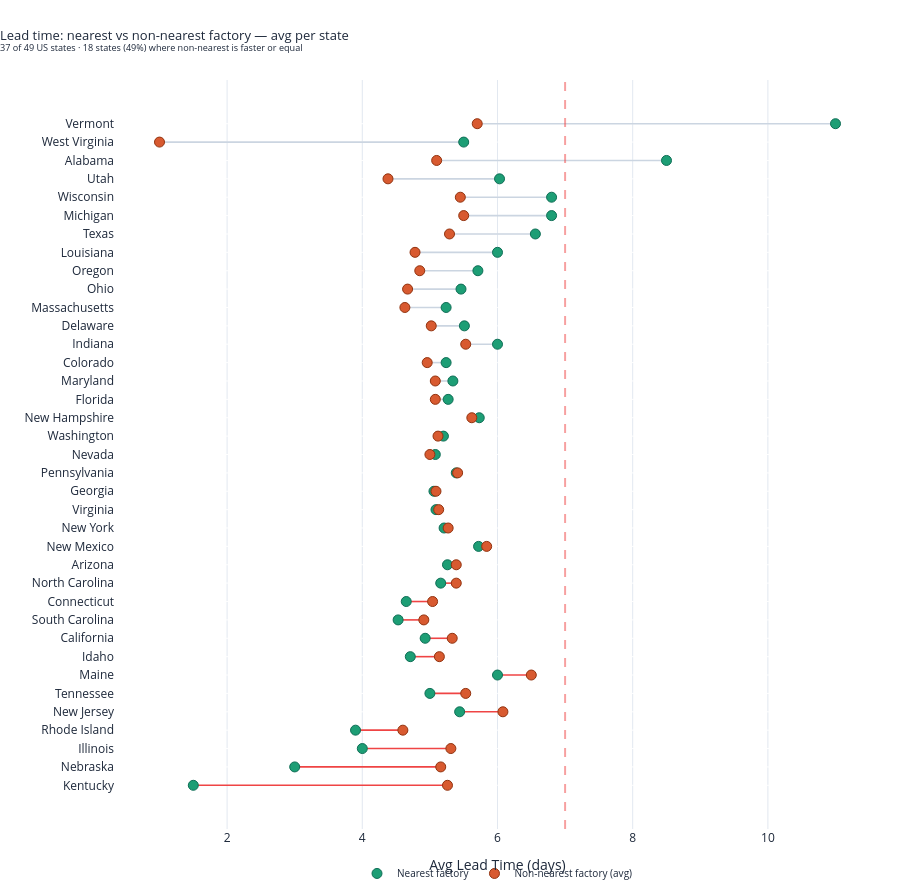

The notebook cell this image was saved under:
### Markdown cell above
The Factory × Region heatmap provides a cross-tabulated view of average lead time across all factory-region combinations — revealing lane-specific performance patterns that factory-level or region-level averages alone would obscure.

**Two cells stand out immediately as outliers:**
- **Sugar Shack → Gulf (8.2d)** — the darkest cell in the matrix and the single worst-performing lane in the network, confirmed across all prior analyses
- **The Other Factory → Interior (7.0d)** — the only other cell exceeding the 7-day delay threshold, representing the second most critical lane for operational review

**The Other Factory exhibits the widest intra-factory range** — from 3.6d (Gulf) to 7.0d (Interior), a 3.4-day spread across its four lanes. This confirms that factory-level averages mask significant route-specific variation; The Other Factory is neither uniformly fast nor uniformly slow.

**Lot's O' Nuts and Wicked Choccy's show the most consistent profiles** — all four lanes clustered within a 0.3-day range for Lot's O' Nuts (5.1d–5.4d) and a 0.1-day range for Wicked Choccy's (5.2d–5.3d). This uniformity reflects operationally stable factories with no material regional bias.

**Secret Factory** performs best on Atlantic (4.9d) and Pacific (5.0d) lanes while recording slightly higher times on Gulf (5.7d) and Interior (5.3d) — a moderate lane-level variation with no single region materially underperforming.

**Sugar Shack's Atlantic lane (6.3d)** also warrants attention — while not breaching the 7-day threshold, it records the third-highest value in the matrix and an elevated delay rate, placing it in the secondary tier of concern alongside The Other Factory → Atlantic.

### Code cell
# 9.8 — Nearest vs Non-Nearest Factory — Lead Time by State (Dumbbell Chart, Interactive)
import plotly.graph_objects as go

CA_CODES = {"ON","QC","AB","BC","MB","PE","NB","NS","NL","SK"}
US_CENTROIDS = {s: c for s, c in STATE_CENTROIDS.items()
                if s not in CA_CODES and s in df["State/Province"].unique()}

db_rows = []
excl = []
for state, (slat, slon) in US_CENTROIDS.items():
    state_df = df[df["State/Province"] == state]
    if state_df.empty:
        continue
    near_fac = min(FACTORY_COORDS.keys(),
                   key=lambda f: haversine(FACTORY_COORDS[f]["lat"], FACTORY_COORDS[f]["lon"], slat, slon))
    near_orders    = state_df[state_df["Factory"] == near_fac]
    nonnear_orders = state_df[state_df["Factory"] != near_fac]
    if near_orders.empty:
        excl.append(state)
        continue
    if nonnear_orders.empty:
        continue
    near_lt    = near_orders["Lead Time"].mean()
    nonnear_lt = nonnear_orders["Lead Time"].mean()
    db_rows.append({
        "State": state,
        "Near_Factory": near_fac,
        "Near_LT": round(near_lt, 2),
        "Nonnear_LT": round(nonnear_lt, 2),
        "LT_Gap": round(near_lt - nonnear_lt, 2),
    })

db_df = pd.DataFrame(db_rows).sort_values("LT_Gap", ascending=False)
n_alarm = int((db_df["LT_Gap"] <= 0).sum())
pct_alarm = round(n_alarm / len(db_df) * 100)

fig = go.Figure()

# Connecting line segments — red if alarm (non-nearest faster/equal), grey otherwise
for _, row in db_df.iterrows():
    line_color = "#ef4444" if row["LT_Gap"] <= 0 else "#cbd5e1"
    fig.add_trace(go.Scatter(
        x=[row["Near_LT"], row["Nonnear_LT"]], y=[row["State"], row["State"]],
        mode="lines", line=dict(color=line_color, width=1.6),
        showlegend=False, hoverinfo="skip",
    ))

# Nearest factory markers — green
fig.add_trace(go.Scatter(
    x=db_df["Near_LT"], y=db_df["State"],
    mode="markers", name="Nearest factory",
    marker=dict(color="#1d9e75", size=10, line=dict(width=1, color="#0f6e56")),
    customdata=db_df[["Near_Factory", "Nonnear_LT", "LT_Gap"]].values,
    hovertemplate=(
        "<b>%{y}</b><br>"
        "Nearest factory: <b>%{customdata[0]}</b><br>"
        "Avg lead time (nearest): <b>%{x:.2f} days</b><br>"
        "Avg lead time (non-nearest): <b>%{customdata[1]:.2f} days</b><br>"
        "Gap: <b>%{customdata[2]:.2f} days</b>"
        "<extra></extra>"
    ),
))

# Non-nearest factory markers — orange
fig.add_trace(go.Scatter(
    x=db_df["Nonnear_LT"], y=db_df["State"],
    mode="markers", name="Non-nearest factory (avg)",
    marker=dict(color="#d85a30", size=10, line=dict(width=1, color="#92330f")),
    customdata=db_df[["Near_Factory", "Near_LT", "LT_Gap"]].values,
    hovertemplate=(
        "<b>%{y}</b><br>"
        "Nearest factory: <b>%{customdata[0]}</b><br>"
        "Avg lead time (non-nearest): <b>%{x:.2f} days</b><br>"
        "Avg lead time (nearest): <b>%{customdata[1]:.2f} days</b><br>"
        "Gap: <b>%{customdata[2]:.2f} days</b>"
        "<extra></extra>"
    ),
))

# 7-day threshold reference line
fig.add_vline(x=7, line_dash="dash", line_color="#ef4444", opacity=0.5)

fig.update_layout(
    height=max(500, len(db_df) * 24),
    plot_bgcolor="white",
    paper_bgcolor="white",
    title=dict(
        text=(
            "Lead time: nearest vs non-nearest factory — avg per state<br>"
            f"<sup>{len(db_df)} of 49 US states · {n_alarm} states ({pct_alarm}%) "
            "where non-nearest is faster or equal</sup>"
        ),
        font=dict(size=13, color="#1e293b"), x=0
    ),
    xaxis=dict(
        title="Avg Lead Time (days)", gridcolor="#e2e8f0",
        tickfont=dict(color="#1e293b"), title_font=dict(color="#1e293b"),
    ),
    yaxis=dict(
        title="", tickfont=dict(color="#1e293b"),
        categoryorder="array", categoryarray=db_df["State"][::-1],
    ),
    legend=dict(
        orientation="h", yanchor="top", y=-0.04,
        xanchor="center", x=0.5,
        font=dict(size=10, color="#1e293b"),
    ),
    margin=dict(t=80, b=40, l=0, r=20),
)

fig.show()

print(f"States included: {len(db_df)}")
print(f"States where non-nearest is faster or equal: {n_alarm} ({pct_alarm}%)")
if excl:
    print(f"Excluded (nearest factory has no fulfilled orders): {', '.join(sorted(excl))}")

### Figure 1 — Plotly figure (JSON) as saved in the notebook; plotly's stock layout.template omitted (floating-point values rounded to 4 significant figures)
{"data": [{"hoverinfo": "skip", "line": {"color": "#cbd5e1", "width": 1.6}, "mode": "lines", "showlegend": false, "type": "scatter", "x": [11, 5.7], "y": ["Vermont", "Vermont"]}, {"hoverinfo": "skip", "line": {"color": "#cbd5e1", "width": 1.6}, "mode": "lines", "showlegend": false, "type": "scatter", "x": [5.5, 1], "y": ["West Virginia", "West Virginia"]}, {"hoverinfo": "skip", "line": {"color": "#cbd5e1", "width": 1.6}, "mode": "lines", "showlegend": false, "type": "scatter", "x": [8.5, 5.1], "y": ["Alabama", "Alabama"]}, {"hoverinfo": "skip", "line": {"color": "#cbd5e1", "width": 1.6}, "mode": "lines", "showlegend": false, "type": "scatter", "x": [6.03, 4.38], "y": ["Utah", "Utah"]}, {"hoverinfo": "skip", "line": {"color": "#cbd5e1", "width": 1.6}, "mode": "lines", "showlegend": false, "type": "scatter", "x": [6.8, 5.45], "y": ["Wisconsin", "Wisconsin"]}, {"hoverinfo": "skip", "line": {"color": "#cbd5e1", "width": 1.6}, "mode": "lines", "showlegend": false, "type": "scatter", "x": [6.8, 5.5], "y": ["Michigan", "Michigan"]}, {"hoverinfo": "skip", "line": {"color": "#cbd5e1", "width": 1.6}, "mode": "lines", "showlegend": false, "type": "scatter", "x": [6.56, 5.29], "y": ["Texas", "Texas"]}, {"hoverinfo": "skip", "line": {"color": "#cbd5e1", "width": 1.6}, "mode": "lines", "showlegend": false, "type": "scatter", "x": [6, 4.78], "y": ["Louisiana", "Louisiana"]}, {"hoverinfo": "skip", "line": {"color": "#cbd5e1", "width": 1.6}, "mode": "lines", "showlegend": false, "type": "scatter", "x": [5.71, 4.85], "y": ["Oregon", "Oregon"]}, {"hoverinfo": "skip", "line": {"color": "#cbd5e1", "width": 1.6}, "mode": "lines", "showlegend": false, "type": "scatter", "x": [5.46, 4.67], "y": ["Ohio", "Ohio"]}, {"hoverinfo": "skip", "line": {"color": "#cbd5e1", "width": 1.6}, "mode": "lines", "showlegend": false, "type": "scatter", "x": [5.24, 4.63], "y": ["Massachusetts", "Massachusetts"]}, {"hoverinfo": "skip", "line": {"color": "#cbd5e1", "width": 1.6}, "mode": "lines", "showlegend": false, "type": "scatter", "x": [5.51, 5.02], "y": ["Delaware", "Delaware"]}, {"hoverinfo": "skip", "line": {"color": "#cbd5e1", "width": 1.6}, "mode": "lines", "showlegend": false, "type": "scatter", "x": [6, 5.53], "y": ["Indiana", "Indiana"]}, {"hoverinfo": "skip", "line": {"color": "#cbd5e1", "width": 1.6}, "mode": "lines", "showlegend": false, "type": "scatter", "x": [5.24, 4.96], "y": ["Colorado", "Colorado"]}, {"hoverinfo": "skip", "line": {"color": "#cbd5e1", "width": 1.6}, "mode": "lines", "showlegend": false, "type": "scatter", "x": [5.34, 5.08], "y": ["Maryland", "Maryland"]}, {"hoverinfo": "skip", "line": {"color": "#cbd5e1", "width": 1.6}, "mode": "lines", "showlegend": false, "type": "scatter", "x": [5.27, 5.08], "y": ["Florida", "Florida"]}, {"hoverinfo": "skip", "line": {"color": "#cbd5e1", "width": 1.6}, "mode": "lines", "showlegend": false, "type": "scatter", "x": [5.73, 5.62], "y": ["New Hampshire", "New Hampshire"]}, {"hoverinfo": "skip", "line": {"color": "#cbd5e1", "width": 1.6}, "mode": "lines", "showlegend": false, "type": "scatter", "x": [5.2, 5.12], "y": ["Washington", "Washington"]}, {"hoverinfo": "skip", "line": {"color": "#cbd5e1", "width": 1.6}, "mode": "lines", "showlegend": false, "type": "scatter", "x": [5.08, 5], "y": ["Nevada", "Nevada"]}, {"hoverinfo": "skip", "line": {"color": "#ef4444", "width": 1.6}, "mode": "lines", "showlegend": false, "type": "scatter", "x": [5.39, 5.41], "y": ["Pennsylvania", "Pennsylvania"]}, {"hoverinfo": "skip", "line": {"color": "#ef4444", "width": 1.6}, "mode": "lines", "showlegend": false, "type": "scatter", "x": [5.06, 5.09], "y": ["Georgia", "Georgia"]}, {"hoverinfo": "skip", "line": {"color": "#ef4444", "width": 1.6}, "mode": "lines", "showlegend": false, "type": "scatter", "x": [5.09, 5.13], "y": ["Virginia", "Virginia"]}, {"hoverinfo": "skip", "line": {"color": "#ef4444", "width": 1.6}, "mode": "lines", "showlegend": false, "type": "scatter", "x": [5.21, 5.27], "y": ["New York", "New York"]}, {"hoverinfo": "skip", "line": {"color": "#ef4444", "width": 1.6}, "mode": "lines", "showlegend": false, "type": "scatter", "x": [5.72, 5.84], "y": ["New Mexico", "New Mexico"]}, {"hoverinfo": "skip", "line": {"color": "#ef4444", "width": 1.6}, "mode": "lines", "showlegend": false, "type": "scatter", "x": [5.26, 5.39], "y": ["Arizona", "Arizona"]}, {"hoverinfo": "skip", "line": {"color": "#ef4444", "width": 1.6}, "mode": "lines", "showlegend": false, "type": "scatter", "x": [5.16, 5.39], "y": ["North Carolina", "North Carolina"]}, {"hoverinfo": "skip", "line": {"color": "#ef4444", "width": 1.6}, "mode": "lines", "showlegend": false, "type": "scatter", "x": [4.65, 5.04], "y": ["Connecticut", "Connecticut"]}, {"hoverinfo": "skip", "line": {"color": "#ef4444", "width": 1.6}, "mode": "lines", "showlegend": false, "type": "scatter", "x": [4.53, 4.91], "y": ["South Carolina", "South Carolina"]}, {"hoverinfo": "skip", "line": {"color": "#ef4444", "width": 1.6}, "mode": "lines", "showlegend": false, "type": "scatter", "x": [4.93, 5.33], "y": ["California", "California"]}, {"hoverinfo": "skip", "line": {"color": "#ef4444", "width": 1.6}, "mode": "lines", "showlegend": false, "type": "scatter", "x": [4.71, 5.14], "y": ["Idaho", "Idaho"]}, {"hoverinfo": "skip", "line": {"color": "#ef4444", "width": 1.6}, "mode": "lines", "showlegend": false, "type": "scatter", "x": [6, 6.5], "y": ["Maine", "Maine"]}, {"hoverinfo": "skip", "line": {"color": "#ef4444", "width": 1.6}, "mode": "lines", "showlegend": false, "type": "scatter", "x": [5, 5.53], "y": ["Tennessee", "Tennessee"]}, {"hoverinfo": "skip", "line": {"color": "#ef4444", "width": 1.6}, "mode": "lines", "showlegend": false, "type": "scatter", "x": [5.44, 6.08], "y": ["New Jersey", "New Jersey"]}, {"hoverinfo": "skip", "line": {"color": "#ef4444", "width": 1.6}, "mode": "lines", "showlegend": false, "type": "scatter", "x": [3.9, 4.6], "y": ["Rhode Island", "Rhode Island"]}, {"hoverinfo": "skip", "line": {"color": "#ef4444", "width": 1.6}, "mode": "lines", "showlegend": false, "type": "scatter", "x": [4, 5.31], "y": ["Illinois", "Illinois"]}, {"hoverinfo": "skip", "line": {"color": "#ef4444", "width": 1.6}, "mode": "lines", "showlegend": false, "type": "scatter", "x": [3, 5.16], "y": ["Nebraska", "Nebraska"]}, {"hoverinfo": "skip", "line": {"color": "#ef4444", "width": 1.6}, "mode": "lines", "showlegend": false, "type": "scatter", "x": [1.5, 5.26], "y": ["Kentucky", "Kentucky"]}, {"customdata": [["Secret Factory", 5.7, 5.3], ["Wicked Choccy's", 1, 4.5], ["The Other Factory", 5.1, 3.4], ["Lot's O' Nuts", 4.38, 1.66], ["Secret Factory", 5.45, 1.35], ["Secret Factory", 5.5, 1.3], ["The Other Factory", 5.29, 1.26], ["The Other Factory", 4.78, 1.22], ["Lot's O' Nuts", 4.85, 0.86], ["Secret Factory", 4.67, 0.79], ["Wicked Choccy's", 4.63, 0.61], ["Wicked Choccy's", 5.02, 0.49], ["Secret Factory", 5.53, 0.47], ["Lot's O' Nuts", 4.96, 0.28], ["Wicked Choccy's", 5.08, 0.26], ["Wicked Choccy's", 5.08, 0.2], ["Wicked Choccy's", 5.62, 0.1], ["Lot's O' Nuts", 5.12, 0.08], ["Lot's O' Nuts", 5, 0.08], ["Wicked Choccy's", 5.41, -0.02], ["Wicked Choccy's", 5.09, -0.03], ["Wicked Choccy's", 5.13, -0.03], ["Wicked Choccy's", 5.27, -0.06], ["Lot's O' Nuts", 5.84, -0.12], ["Lot's O' Nuts", 5.39, -0.13], ["Wicked Choccy's", 5.39, -0.23], ["Wicked Choccy's", 5.04, -0.39], ["Wicked Choccy's", 4.91, -0.39], ["Lot's O' Nuts", 5.33, -0.4], ["Lot's O' Nuts", 5.14, -0.43], ["Wicked Choccy's", 6.5, -0.5], ["The Other Factory", 5.53, -0.53], ["Wicked Choccy's", 6.08, -0.64], ["Wicked Choccy's", 4.6, -0.7], ["Secret Factory", 5.31, -1.31], ["Secret Factory", 5.16, -2.16], ["The Other Factory", 5.26, -3.76]], "hovertemplate": "<b>%{y}</b><br>Nearest factory: <b>%{customdata[0]}</b><br>Avg lead time (nearest): <b>%{x:.2f} days</b><br>Avg lead time (non-nearest): <b>%{customdata[1]:.2f} days</b><br>Gap: <b>%{customdata[2]:.2f} days</b><extra></extra>", "marker": {"color": "#1d9e75", "line": {"color": "#0f6e56", "width": 1}, "size": 10}, "mode": "markers", "name": "Nearest factory", "type": "scatter", "x": [11.0, 5.5, 8.5, 6.03, 6.8, 6.8, 6.56, 6.0, 5.71, 5.46, 5.24, 5.51, 6.0, 5.24, 5.34, 5.27, 5.73, 5.2, 5.08, 5.39, 5.06, 5.09, 5.21, 5.72, 5.26, 5.16, 4.65, 4.53, 4.93, 4.71, 6.0, 5.0, 5.44, 3.9, 4.0, 3.0, 1.5], "y": ["Vermont", "West Virginia", "Alabama", "Utah", "Wisconsin", "Michigan", "Texas", "Louisiana", "Oregon", "Ohio", "Massachusetts", "Delaware", "Indiana", "Colorado", "Maryland", "Florida", "New Hampshire", "Washington", "Nevada", "Pennsylvania", "Georgia", "Virginia", "New York", "New Mexico", "Arizona", "North Carolina", "Connecticut", "South Carolina", "California", "Idaho", "Maine", "Tennessee", "New Jersey", "Rhode Island", "Illinois", "Nebraska", "Kentucky"]}, {"customdata": [["Secret Factory", 11, 5.3], ["Wicked Choccy's", 5.5, 4.5], ["The Other Factory", 8.5, 3.4], ["Lot's O' Nuts", 6.03, 1.66], ["Secret Factory", 6.8, 1.35], ["Secret Factory", 6.8, 1.3], ["The Other Factory", 6.56, 1.26], ["The Other Factory", 6, 1.22], ["Lot's O' Nuts", 5.71, 0.86], ["Secret Factory", 5.46, 0.79], ["Wicked Choccy's", 5.24, 0.61], ["Wicked Choccy's", 5.51, 0.49], ["Secret Factory", 6, 0.47], ["Lot's O' Nuts", 5.24, 0.28], ["Wicked Choccy's", 5.34, 0.26], ["Wicked Choccy's", 5.27, 0.2], ["Wicked Choccy's", 5.73, 0.1], ["Lot's O' Nuts", 5.2, 0.08], ["Lot's O' Nuts", 5.08, 0.08], ["Wicked Choccy's", 5.39, -0.02], ["Wicked Choccy's", 5.06, -0.03], ["Wicked Choccy's", 5.09, -0.03], ["Wicked Choccy's", 5.21, -0.06], ["Lot's O' Nuts", 5.72, -0.12], ["Lot's O' Nuts", 5.26, -0.13], ["Wicked Choccy's", 5.16, -0.23], ["Wicked Choccy's", 4.65, -0.39], ["Wicked Choccy's", 4.53, -0.39], ["Lot's O' Nuts", 4.93, -0.4], ["Lot's O' Nuts", 4.71, -0.43], ["Wicked Choccy's", 6, -0.5], ["The Other Factory", 5, -0.53], ["Wicked Choccy's", 5.44, -0.64], ["Wicked Choccy's", 3.9, -0.7], ["Secret Factory", 4, -1.31], ["Secret Factory", 3, -2.16], ["The Other Factory", 1.5, -3.76]], "hovertemplate": "<b>%{y}</b><br>Nearest factory: <b>%{customdata[0]}</b><br>Avg lead time (non-nearest): <b>%{x:.2f} days</b><br>Avg lead time (nearest): <b>%{customdata[1]:.2f} days</b><br>Gap: <b>%{customdata[2]:.2f} days</b><extra></extra>", "marker": {"color": "#d85a30", "line": {"color": "#92330f", "width": 1}, "size": 10}, "mode": "markers", "name": "Non-nearest factory (avg)", "type": "scatter", "x": [5.7, 1.0, 5.1, 4.38, 5.45, 5.5, 5.29, 4.78, 4.85, 4.67, 4.63, 5.02, 5.53, 4.96, 5.08, 5.08, 5.62, 5.12, 5.0, 5.41, 5.09, 5.13, 5.27, 5.84, 5.39, 5.39, 5.04, 4.91, 5.33, 5.14, 6.5, 5.53, 6.08, 4.6, 5.31, 5.16, 5.26], "y": ["Vermont", "West Virginia", "Alabama", "Utah", "Wisconsin", "Michigan", "Texas", "Louisiana", "Oregon", "Ohio", "Massachusetts", "Delaware", "Indiana", "Colorado", "Maryland", "Florida", "New Hampshire", "Washington", "Nevada", "Pennsylvania", "Georgia", "Virginia", "New York", "New Mexico", "Arizona", "North Carolina", "Connecticut", "South Carolina", "California", "Idaho", "Maine", "Tennessee", "New Jersey", "Rhode Island", "Illinois", "Nebraska", "Kentucky"]}], "layout": {"height": 888, "legend": {"font": {"color": "#1e293b", "size": 10}, "orientation": "h", "x": 0.5, "xanchor": "center", "y": -0.04, "yanchor": "top"}, "margin": {"b": 40, "l": 0, "r": 20, "t": 80}, "paper_bgcolor": "white", "plot_bgcolor": "white", "shapes": [{"line": {"color": "#ef4444", "dash": "dash"}, "opacity": 0.5, "type": "line", "x0": 7, "x1": 7, "xref": "x", "y0": 0, "y1": 1, "yref": "y domain"}], "title": {"font": {"color": "#1e293b", "size": 13}, "text": "Lead time: nearest vs non-nearest factory — avg per state<br><sup>37 of 49 US states · 18 states (49%) where non-nearest is faster or equal</sup>", "x": 0}, "xaxis": {"gridcolor": "#e2e8f0", "tickfont": {"color": "#1e293b"}, "title": {"font": {"color": "#1e293b"}, "text": "Avg Lead Time (days)"}}, "yaxis": {"categoryarray": ["Kentucky", "Nebraska", "Illinois", "Rhode Island", "New Jersey", "Tennessee", "Maine", "Idaho", "California", "South Carolina", "Connecticut", "North Carolina", "Arizona", "New Mexico", "New York", "Virginia", "Georgia", "Pennsylvania", "Nevada", "Washington", "New Hampshire", "Florida", "Maryland", "Colorado", "Indiana", "Delaware", "Massachusetts", "Ohio", "Oregon", "Louisiana", "Texas", "Michigan", "Wisconsin", "Utah", "Alabama", "West Virginia", "Vermont"], "categoryorder": "array", "tickfont": {"color": "#1e293b"}, "title": {"text": ""}}}}
